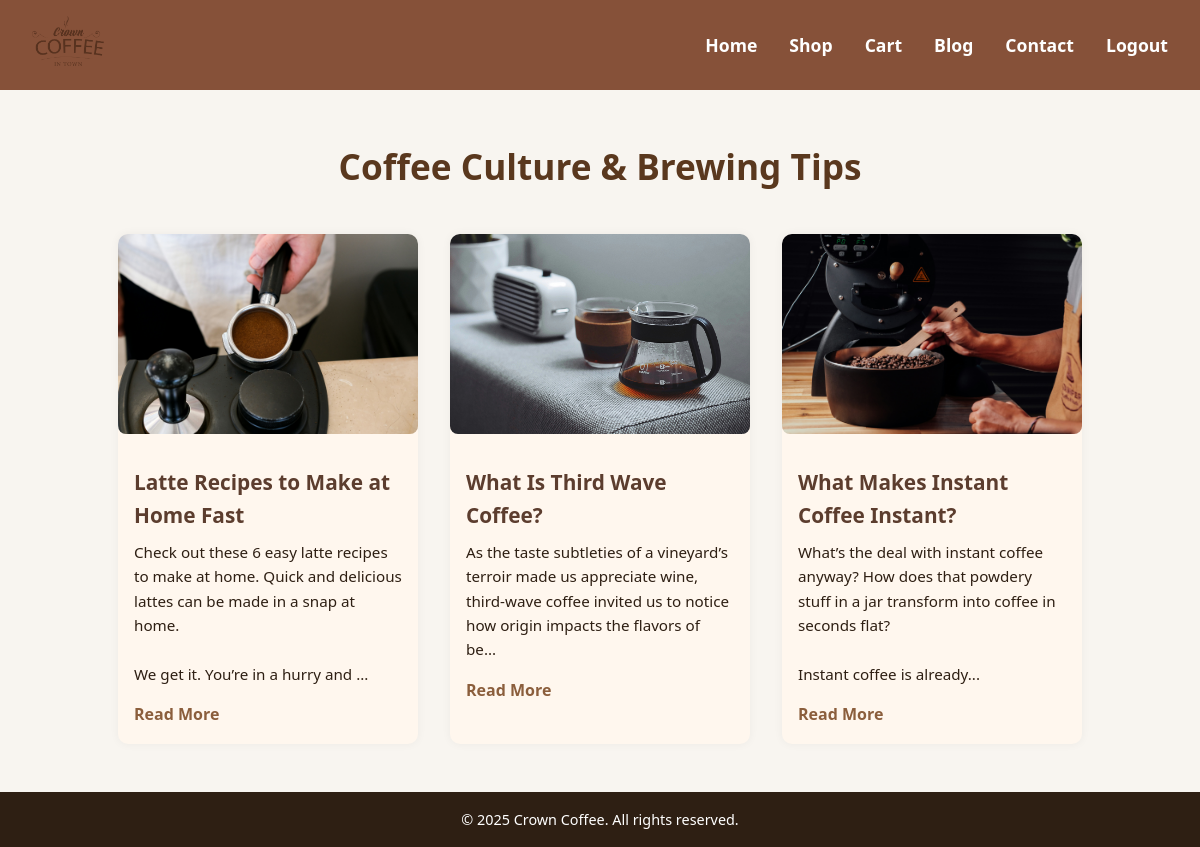
Screenshot of /blog.php with the database file from the repository.
### tables this page shows
CREATE TABLE `blog` (
  `post_id` int(11) NOT NULL,
  `title` varchar(255) DEFAULT NULL,
  `content` text DEFAULT NULL,
  `image` varchar(255) DEFAULT NULL,
  `published_date` datetime DEFAULT NULL
);

### blog.php (the view, shortened to what this page needs)
<?php
include 'php/db.php';
$sql = "SELECT * FROM blog ORDER BY published_date DESC";
$result = $conn->query($sql);
?>
<!DOCTYPE html>
<html lang="en">
<head>
  <link rel="stylesheet" href="css/user_pannel.css" />
</head>
<body>
  <header class="header">
    <div class="logo">
      <a href="index.php">
        <img src="images/logo.png" alt="Crown Coffee Logo" />
      </a>
    </div>
    <nav class="nav">
      <ul>
        <li><a href="index.php">Home</a></li>
        <li><a href="shop.php">Shop</a></li>
        <li><a href="cart.php">Cart</a></li>
        <li><a href="blog.php" class="active">Blog</a></li>
        <li><a href="contact.html">Contact</a></li>
        <li><a href="logout.php">Logout</a></li>
      </ul>
    </nav>
  </header>
  <section class="blog-section">
    <h2>Coffee Culture & Brewing Tips</h2>
    <div class="blog-posts">
      <?php if ($result && $result->num_rows > 0): ?>
        <?php while ($row = $result->fetch_assoc()): ?>
          <article class="blog-card">
            <?php
              $imagePath = 'images/' . htmlspecialchars($row['image']);
              if (!empty($row['image']) && file_exists($imagePath)):
            ?>
              <img src="<?= $imagePath ?>" alt="<?= htmlspecialchars($row['title']) ?>" />
            <?php else: ?>
              <img src="images/blog_placeholder.jpg" alt="No image available" />
            <?php endif; ?>
            <div class="blog-content">
              <h3><?= htmlspecialchars($row['title']) ?></h3>
              <p><?= nl2br(htmlspecialchars(substr($row['content'], 0, 150))) ?>...</p>
              <a href="blog_detail.php?id=<?= $row['post_id'] ?>" class="read-more">Read More</a>
            </div>
          </article>
        <?php endwhile; ?>
      <?php else: ?>
        <p>No blog posts available.</p>
      <?php endif; ?>
    </div>
  </section>
  <footer class="copyright">
    &copy; 2025 Crown Coffee. All rights reserved.
  </footer>
</body>
</html>

### CSS/user_pannel.css (style rules this page uses)
* { margin: 0; padding: 0; box-sizing: border-box; font-family: 'Segoe UI', Tahoma, Geneva, Verdana, sans-serif; }
body { background-color: #f8f5f0; color: #2e1f13; line-height: 1.6; }
h1, h2, h3 { margin-bottom: 1rem; }
.header { display: flex; justify-content: space-between; align-items: center; padding: 1rem 2rem; background-color: #865139; position: relative; z-index: 10; }
.logo img { height: 50px; }
.nav ul { list-style: none; display: flex; gap: 2rem; }
.nav ul li { display: inline-block; }
.nav ul li a { color: #fff; text-decoration: none; font-weight: bold; font-size: 1.1rem; }
.blog-card img { width: 100%; border-radius: 8px; margin-bottom: 0.5rem; }
.copyright { text-align: center; padding: 1rem; background-color: #2e1f13; color: #fff; font-size: 0.9rem; }
.blog-section { padding: 3rem 2rem; text-align: center; }
.blog-section h2 { font-size: 2.2rem; margin-bottom: 2.5rem; color: #5a381e; }
.blog-posts { display: flex; flex-wrap: wrap; gap: 2rem; justify-content: center; }
.blog-card { background-color: #fff7ee; border-radius: 10px; width: 300px; overflow: hidden; box-shadow: 0 0 10px rgba(0,0,0,.05); text-align: left; transition: transform .3s ease; }
.blog-card img { width: 100%; height: 200px; object-fit: cover; }
.blog-content { padding: 1rem; }
.blog-content h3 { font-size: 1.3rem; margin-bottom: 0.5rem; color: #5c3d2e; }
.blog-content p { font-size: .95rem; margin-bottom: 1rem; }
.read-more { color: #8b5e3c; text-decoration: none; font-weight: bold; }
html, body { height: 100%; }
body { display: flex; flex-direction: column; }
footer.copyright { margin-top: auto; }
body { display: flex; flex-direction: column; min-height: 100vh; }

### rows the page displays
blog: image (picture), title "Latte Recipes to Make at Home Fast", content "Check out these 6 easy latte recipes to make at home. Quick and delicious lattes can be made in a snap at home. We get it. You’re in a hurry and"
blog: image (picture), title "What Is Third Wave Coffee?", content "As the taste subtleties of a vineyard’s terroir made us appreciate wine, third-wave coffee invited us to notice how origin impacts the flavors of be"
blog: image (picture), title "What Makes Instant Coffee Instant?", content "What’s the deal with instant coffee anyway? How does that powdery stuff in a jar transform into coffee in seconds flat? Instant coffee is already"
